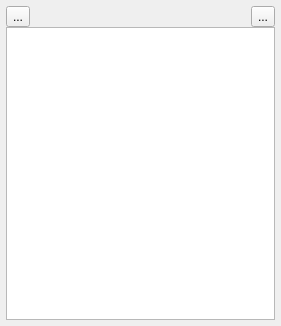
<?xml version="1.0" encoding="UTF-8"?>
<ui version="4.0">
 <class>StickyNote</class>
 <widget class="QWidget" name="StickyNote">
  <property name="geometry">
   <rect>
    <x>0</x>
    <y>0</y>
    <width>281</width>
    <height>326</height>
   </rect>
  </property>
  <property name="windowTitle">
   <string>Form</string>
  </property>
  <layout class="QGridLayout" name="gridLayout">
   <property name="leftMargin">
    <number>6</number>
   </property>
   <property name="topMargin">
    <number>6</number>
   </property>
   <property name="rightMargin">
    <number>6</number>
   </property>
   <property name="bottomMargin">
    <number>6</number>
   </property>
   <property name="spacing">
    <number>0</number>
   </property>
   <item row="0" column="0">
    <layout class="QVBoxLayout" name="widgetLayout">
     <property name="spacing">
      <number>0</number>
     </property>
     <item>
      <layout class="QHBoxLayout" name="titleLayout">
       <item>
        <widget class="QToolButton" name="fontButton">
         <property name="text">
          <string>...</string>
         </property>
        </widget>
       </item>
       <item>
        <spacer name="horizontalSpacer">
         <property name="orientation">
          <enum>Qt::Horizontal</enum>
         </property>
         <property name="sizeHint" stdset="0">
          <size>
           <width>40</width>
           <height>20</height>
          </size>
         </property>
        </spacer>
       </item>
       <item>
        <widget class="QLabel" name="title">
         <property name="text">
          <string/>
         </property>
         <property name="alignment">
          <set>Qt::AlignCenter</set>
         </property>
        </widget>
       </item>
       <item>
        <spacer name="horizontalSpacer_2">
         <property name="orientation">
          <enum>Qt::Horizontal</enum>
         </property>
         <property name="sizeHint" stdset="0">
          <size>
           <width>40</width>
           <height>20</height>
          </size>
         </property>
        </spacer>
       </item>
       <item>
        <widget class="QToolButton" name="deleteButton">
         <property name="text">
          <string>...</string>
         </property>
        </widget>
       </item>
      </layout>
     </item>
     <item>
      <widget class="QTextEdit" name="textEdit"/>
     </item>
    </layout>
   </item>
  </layout>
 </widget>
 <resources/>
 <connections/>
</ui>
